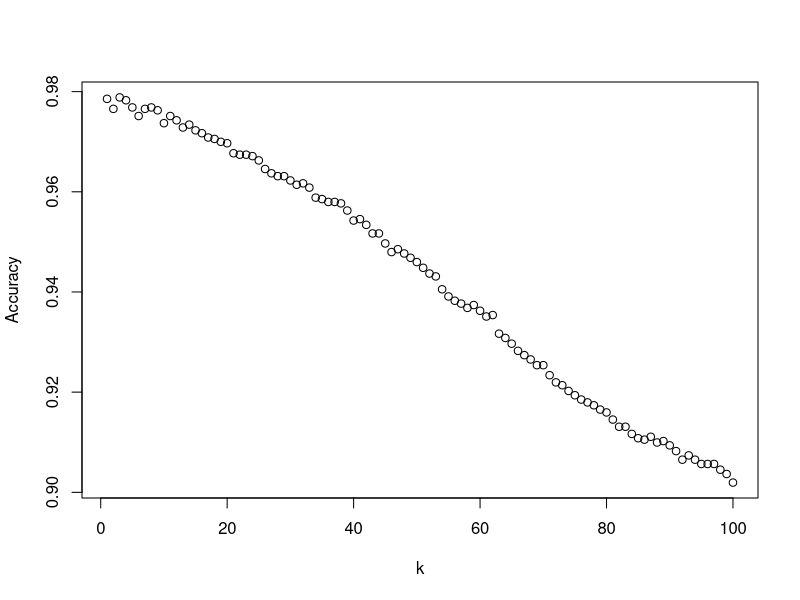
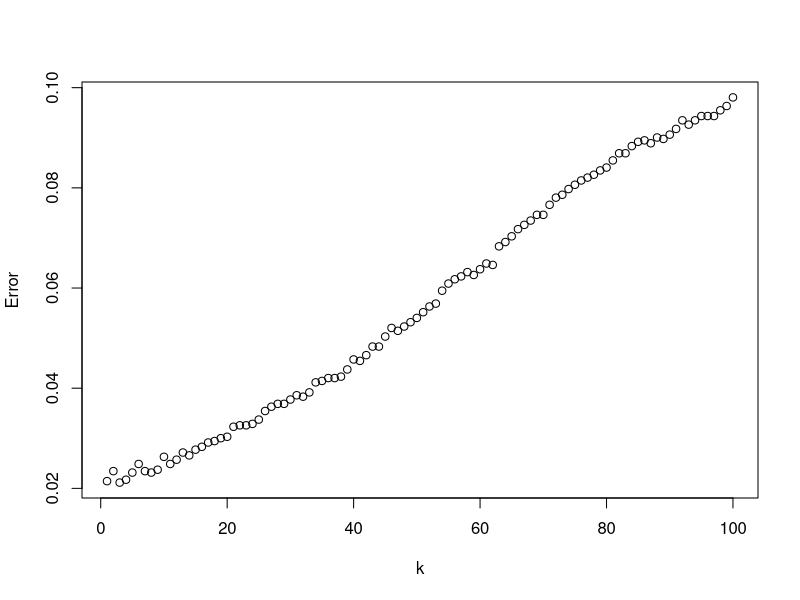
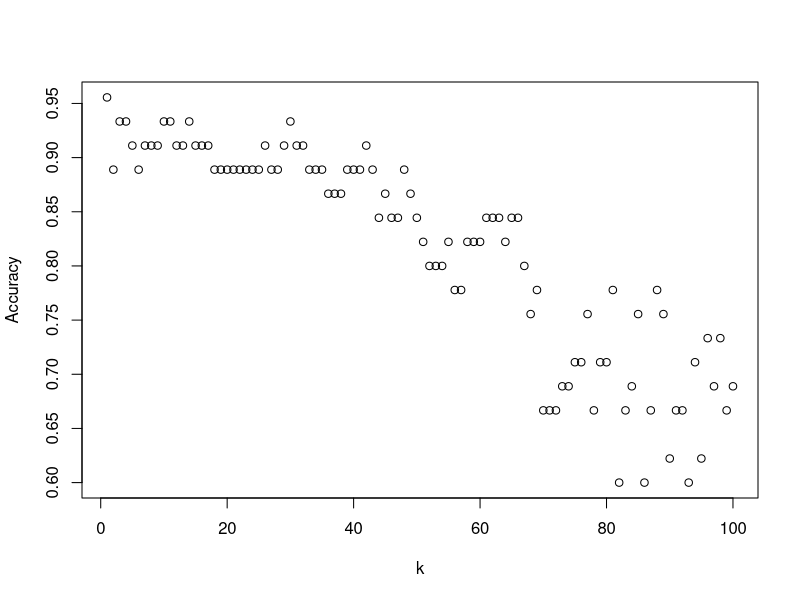
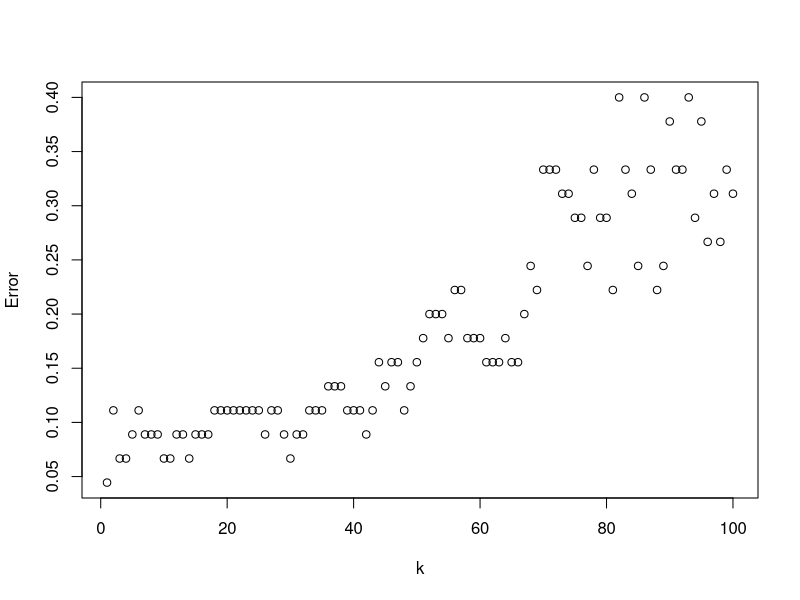

The R script that drew these images, in order:
setwd("~/Desktop/Desktop/MLnew")
library(class)
acc <- numeric()
err <- numeric()
n <- integer()
datatr <- read.csv(file="pendigits_tra.csv",as.is=TRUE)
datate <- read.csv(file="pendigits_tes.csv",as.is=TRUE)
for (i in 1:100) {
n[i]=i
knear <- knn(datatr,datate,datatr$digit 
             ,k=i)
  #confusion matrix
  t <- table(datate[,'digit'],knear)
  #get diagonal elements of matrix
  td <- diag(t)
  #sum all the elements of the matrix t which gives 
  #the examples tested
  sumt <- sum(t)
  #sum the diagonal to see how many we got correct
  sumtd <- sum(td)
  #calculate accuracy
  acc[i] <- sumtd/sumt
  #calculate error
  err[i] <- (sumt-sumtd)/sumt
  #print(acc[i])
  #print(err[i])
 
}
resultsknn <- cbind(n,acc,err)
colnames(resultsknn) <- c("k","Accuracy","Error")
pdf("kNNaccuracy.pdf")
plot(1:100,acc,xlab="k",ylab="Accuracy")
dev.off()
pdf("kNNerror.pdf")
plot(1:100,err,xlab="k",ylab="Error")
dev.off()
write.table(resultsknn, file = "ResultsDigitKNN.csv", append = F, 
            quote = F, sep = ",",eol = "\n", na = "NA", 
            dec = ".", row.names = F,col.names = T)
#iris data
data(iris)
#easy way to split into training set and test set into 70% training
#30% test 
idxs <- sample(1:nrow(iris),as.integer(0.7*nrow(iris)))
trainIris <- iris[idxs,]
testIris <- iris[-idxs,]
class1acc <- numeric()
class2acc <- numeric()
class3acc <- numeric()
for (i in 1:100) {
  n[i]=i
  knn3 <- knn(trainIris[,-5],testIris[,-5],
              trainIris$Species ,k=i)
  # The resulting confusion matrix
  t <- table(testIris[,'Species'],knn3)
  #Calculate accuracy for each class
  t1 <- sum(t[1,])
  t11=t[1,1]
  class1acc[i]=t11/t1
  #print(class1acc)
  class2acc[i]=t[2,2]/sum(t[2,])
  #print(class2acc)
  class3acc[i]=t[3,3]/sum(t[3,])
  #print(class3acc)
  #get diagonal elements of matrix
  td <- diag(t)
  #sum all the elements of the matrix t which gives 
  #the examples tested
  sumt <- sum(t)
  #some the diagonal to see how many we got correct
  sumtd <- sum(td)
  #calculate accuracy
  acc[i] <- sumtd/sumt
  #calculate error
  err[i] <- (sumt-sumtd)/sumt
  #print(acc[i])
  #print(err[i])
  
}
resultsknn <- cbind(n,acc,err)
colnames(resultsknn) <- c("k","Accuracy","Error")
pdf("kNNaccuracyIris.pdf")
plot(1:100,acc,xlab="k",ylab="Accuracy")
dev.off()
pdf("kNNerrorIris.pdf")
plot(1:100,err,xlab="k",ylab="Error")
dev.off()
allresultsknn <- cbind(n,acc,err,class1acc,class2acc,class3acc)
colnames(allresultsknn) <- c("k","Accuracy","Error",
                          "class 1","class 2",
                          "class 3")
write.table(allresultsknn, file = "ResultsIrisKNN.csv", append = F, 
            quote = F, sep = ",",eol = "\n", na = "NA", 
            dec = ".", row.names = F,col.names = T)

